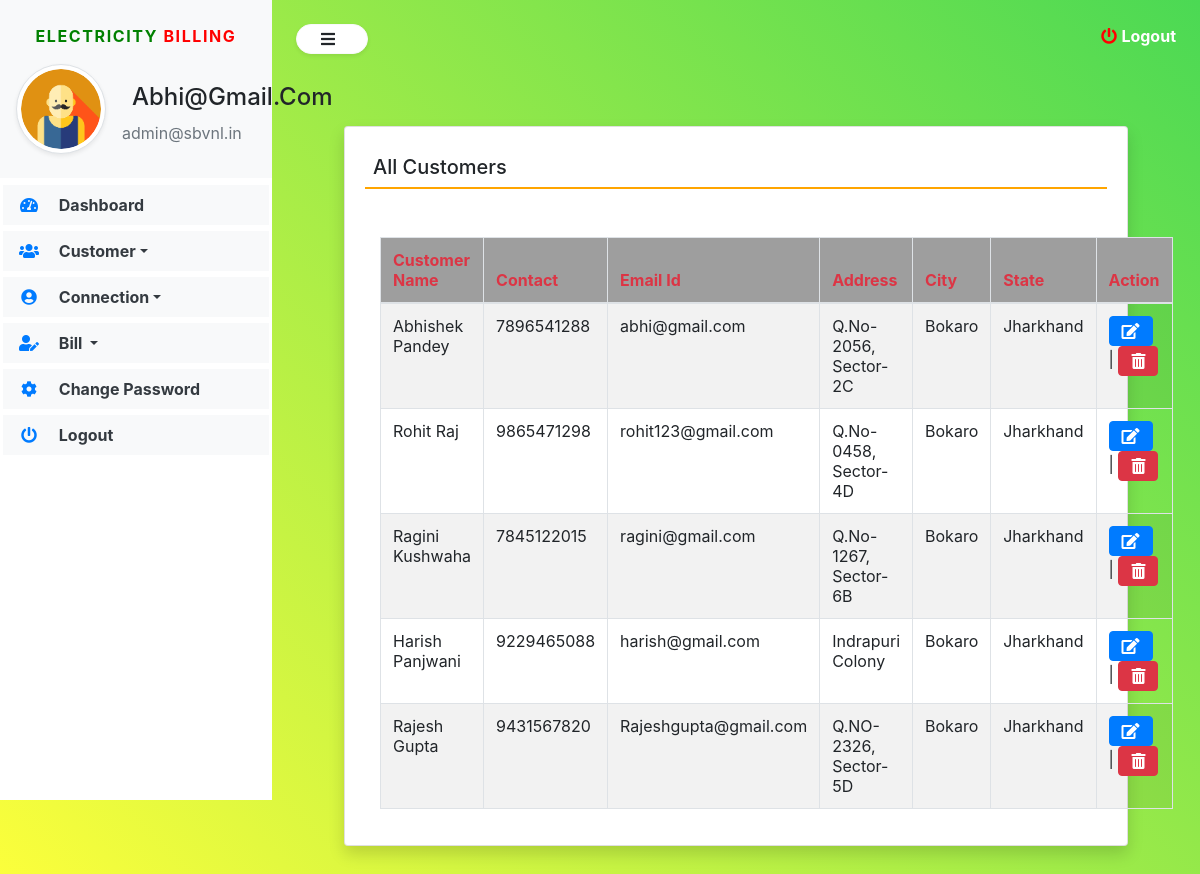
Page /view_Customer (signed in) on the committed database.
### electricity/models.py (models this page shows, shortened)
class Customer(models.Model):
    user = models.ForeignKey(User,on_delete=models.CASCADE)
    contact = models.CharField(max_length=15, null=True)
    address = models.CharField(max_length=200, null=True)
    city = models.CharField(max_length=100,null=True)
    state = models.CharField(max_length=100, null=True)
    regdate = models.DateTimeField(auto_now_add=True)

### electricity/views.py (the view)
# urls.py: path('view_Customer', view_Customer,name='view_Customer'),
def view_Customer(request):
    if not request.user.is_authenticated:
        return redirect('admin_login')
    customer = Customer.objects.all()
    return render(request,'view_Customer.html', locals())

### electricity/templates/view_Customer.html (shortened to what this page needs)
{% extends 'navbar1.html' %}
{% load static %}
{% block body1 %}
<div class="card shadow m-5">
    <div class="card-body">
		<h5 class="p-2" style="border-bottom: 2px solid orange">All Customers</h5>
     <div class="container mt-5">
		<table id="example" class="table table-striped table-bordered" style="width:100%">
			<thead style="background-color: #9e9e9e">
				<tr>
					<th class="text-danger">Customer Name</th>
					<th class="text-danger">Contact</th>
					<th class="text-danger">Email Id</th>
					<th class="text-danger">Address</th>
					<th class="text-danger">City</th>
					<th class="text-danger">State</th>
					<th class="text-danger">Action</th>
				</tr>
			</thead>
			<tbody>
              {% for i in customer %}
			  <tr>
				  <td>{{i.user.first_name}} {{i.user.last_name}}</td>
				  <td>{{i.contact}}</td>
				  <td>{{i.user.username}}</td>
				  <td>{{i.address}}</td>
				  <td>{{i.city}}</td>
				  <td>{{i.state}}</td>
				  <td><a href="{% url 'edit_Customer' i.id %}" class="btn btn-primary"><i class="fas fa-edit"></i></a> |
					  <a href="{% url 'delete_Customer' i.id %}" class="btn btn-danger" onclick="return confirm('Are you sure to delete this Customer Details ?')"><i class="fas fa-trash-alt"></i></a></td>
			  </tr>
			{% endfor %}
			</tbody>
		</table>
	</div>
	</div>
</div>
{% endblock %}

### electricity/templates/navbar1.html (shortened to what this page needs)
{% load static %}
<html>
<head>
    <link rel="stylesheet" href="https://maxcdn.bootstrapcdn.com/bootstrap/4.5.2/css/bootstrap.min.css">
    <link rel="stylesheet" href="https://pro.fontawesome.com/releases/v5.10.0/css/all.css" />
    <link rel="stylesheet" href="{% static 'css/sidebar.css' %}">
</head>
<body>
    <div class="bg-white vertical-nav" id="sidebar">
        <div class="bg-light py-4 px-3 mb-1">
            <p class="text-center font-weight-bold text-uppercase px-3 sidebar-title"><span style="color:green">Electricity</span> <span style="color:red">Billing</span></p>
            <div class="media d-flex align-items-center">
                <img src="{% static 'images/user12.png' %}" width="90" height="90" class="mr-3 rounded-circle img-thumbnail shadow-sm">
                <div class="media-body">
                    <h4 class="mb-0" style="text-transform: capitalize;">{{request.user.username}}</h4>
                    <p class="text-muted mb-0">admin@sbvnl.in</p>
                </div>
            </div>
        </div>
        <ul class="nav flex-column bg-white">
            <li class="nav-item">
                <a href="{% url 'admin_home' %}" class="nav-link text-dark bg-light"> <i class="fas fa-tachometer-alt fa-fw mr-3 text-primary"></i> Dashboard
                </a>
            </li>
            <li class="nav-item dropdown">
                <a href="" class="nav-link dropdown-toggle text-dark bg-light" id="navbardrop" data-toggle="dropdown"> <i class="fas fa-users fa-fw mr-3 text-primary"></i> Customer</a>
            </li>
            <li class="nav-item dropdown">
                <a href="" class="nav-link dropdown-toggle text-dark bg-light" id="navbardrop" data-toggle="dropdown">
                    <i class="fas fa-user-circle fa-fw mr-3 text-primary"></i> Connection</a>
            </li>
            <li class="nav-item dropdown">
                <a href="" class="nav-link dropdown-toggle text-dark bg-light" id="navbardrop" data-toggle="dropdown"> <i class="fas fa-user-edit fa-fw mr-3 text-primary"></i> Bill
                </a>
            </li>
            <li class="nav-item">
                <a href="{% url 'change_password' %}" class="nav-link text-dark bg-light"> <i class="fas fa-cog fa-fw mr-3 text-primary"></i> Change Password
                </a>
            </li>
            <li class="nav-item">
                <a href="{% url 'logout' %}" class="nav-link text-dark bg-light">
                    <i class="fas fa-power-off fa-fw mr-3 text-primary"></i> Logout
                </a>
            </li>
        </ul>
    </div>
    <div class="page-content p-4" id="content">
        <a data-toggle="modal" data-target="#exampleModalCenter" title="logout" class="text-white float-right"><i
			class="fas fa-power-off"></i> <b>Logout</b></a>
        <button id="sidebarCollapse" type="button" class="btn btn-light bg-white rounded-pill shadow-sm px-4 mb-4">
			<i class="fas fa-bars mr-2"></i>
		</button> {% block body1 %} {% endblock %}
    </div>
</body>
</html>

### electricity/static/css/sidebar.css (style rules this page uses)
.sidebar-title { letter-spacing: 0.1em; color: #aaa; }
body { background: linear-gradient(-135deg, #4bd954, #ffff3b); min-height: 100vh; }
.vertical-nav { min-width: 17rem; width: 17rem; height: 100vh; position: fixed; top: 0; left: 0; transition: all 0.4s; }
.page-content { width: calc(100%-17rem); margin-left: 17rem; transition: all 0.4s; }
.nav-link { font-weight: bold; }
.fa-power-off { color: rgb(255, 0, 0); }

### electricity/templates/navbar1.html (style rules this page uses)
.nav-item { padding: 3px !important; }
h2, h4 { padding: 10px; }

### rows in the picture
Customer: user.first_name "Abhishek", user.last_name "Pandey", contact "7896541288", user.username "abhi@gmail.com", address "Q.No-2056, Sector-2C", city "Bokaro", state "Jharkhand"
Customer: user.first_name "Rohit", user.last_name "Raj", contact "9865471298", user.username "rohit123@gmail.com", address "Q.No-0458, Sector-4D", city "Bokaro", state "Jharkhand"
Customer: user.first_name "Ragini", user.last_name "Kushwaha", contact "7845122015", user.username "ragini@gmail.com", address "Q.No-1267, Sector-6B", city "Bokaro", state "Jharkhand"
Customer: user.first_name "Harish", user.last_name "Panjwani", contact "9229465088", user.username "harish@gmail.com", address "Indrapuri Colony", city "Bokaro", state "Jharkhand"
Customer: user.first_name "Rajesh", user.last_name "Gupta", contact "9431567820", user.username "Rajeshgupta@gmail.com", address "Q.NO-2326, Sector-5D", city "Bokaro", state "Jharkhand"

### other values in the picture
{{ request.user.username }} "Abhi@gmail.com"
